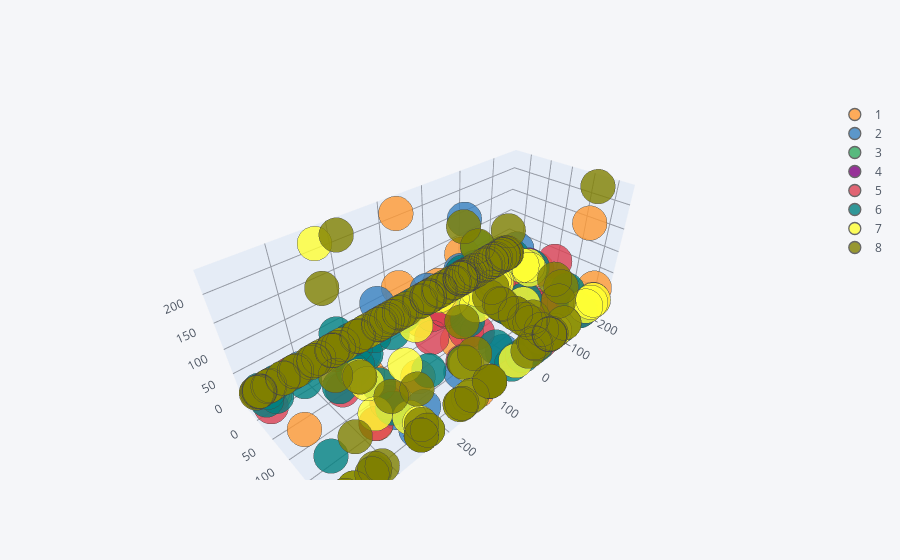

The notebook cell this image was saved under:
### Code cell
sample.iplot(kind='scatter3d', x='pc1', y='pc2', z='pc3', categories='Response')
